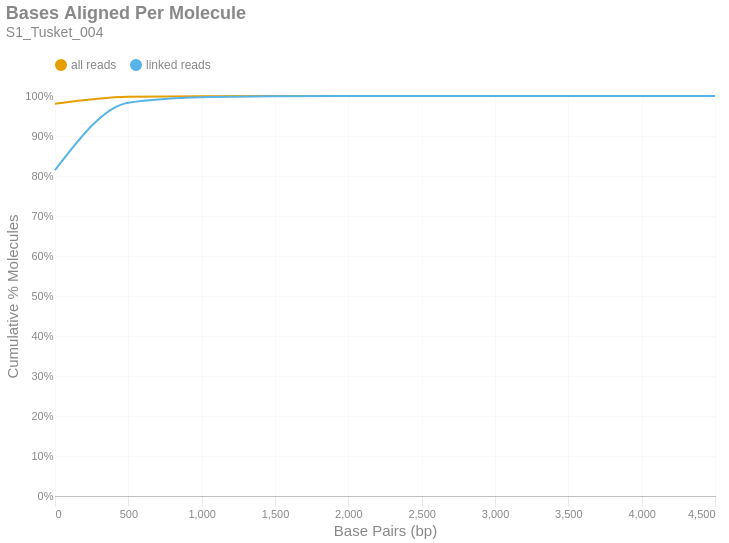

Write notebook code for a chart like this one.
### Markdown cell above
### Bases Aligned Per Molecule
This is a cumulative frequency distribution showing the number of base pairs aligned per unique molecule. These data are shown in 500 bp bins. There are two distributions: one with `all reads` (yellow) and another with only `linked reads` (blue). The percent of molecules in the `linked reads` distribution is relative to the total number of linked molecules.

### Code cell
if SKIPLR:
    print_html(f"Skipped")
else:
    binned_df = consolidated_hist(valids['aligned_bp'], mask, 500, True)
    with SafeRender(binned_df):
        (
            density_plot(binned_df, 'Bases Aligned Per Molecule', samplename, 'basesper')
            .encode(
                x=alt.X('bin:Q', title="Base Pairs (bp)").axis(tickMinStep=500).scale(padding=0),
                y=alt.Y('value:Q', title='Cumulative % Molecules')
                    .axis(format='%')
                    .scale(domain = [0,1])
                    .stack(False),
                color=alt.Color("key:N").scale(domain = ["all reads", "linked reads"]),
                tooltip = [
                    alt.Tooltip("key:N", title = "Data Type"),
                    alt.Tooltip("range_label:N", title="Bases Aligned Per Molecule"),
                    alt.Tooltip("value:Q", format = ".2%", title="% Molecules (Cum.)")
                ]
            )
        ).display()

### Figure 1 — Vega-Lite specification as saved in the notebook (floating-point values rounded to 4 significant figures)
{"width": "container", "height": 400, "config": {"title": {"anchor": "start", "dy": -15, "fontSize": 18, "color": "#888888", "subtitleColor": "#888888", "subtitleFontSize": 14}, "arc": {"fill": "#0072B2"}, "axis": {"domainColor": "#888888", "domainWidth": 0.5, "gridWidth": 0.2, "grid": false, "titleFontWeight": 400, "titleFontSize": 15, "labelFontSize": 11, "labelColor": "#888888", "tickColor": "#888888", "tickWidth": 0.2, "titleColor": "#888888"}, "axisBand": {"grid": false}, "axisX": {"grid": true, "tickSize": 10, "domainCap": "round"}, "axisY": {"domain": false, "grid": true, "tickSize": 0, "domainCap": "round"}, "background": "transparent", "header": {"labelFontSize": 15, "labelColor": "#888888", "titleFontSize": 15, "titleFontWeight": 600, "titleColor": "#888888"}, "legend": {"labelFont": "sans-serif", "labelFontSize": 12, "labelColor": "#888888", "symbolSize": 100, "symbolType": "circle", "titleFontSize": 12, "titlePadding": 10, "titleColor": "#888888", "title": null, "orient": "top"}, "range": {"category": ["#E69F00", "#56B4E9", "#009E73", "#F0E442", "#0072B2", "#D55E00", "#CC79A7", "#000000"], "diverging": ["#cfe8f3", "#a2d4ec", "#73bfe2", "#46abdb", "#1696d2", "#12719e"]}, "area": {"fill": "#0072B2", "fillOpacity": 0.7, "line": true, "strokeOpacity": 0.7}, "line": {"color": "#0072B2", "stroke": "#0072B2", "strokeWidth": 2}, "trail": {"color": "#0072B2", "stroke": "#0072B2", "strokeWidth": 0, "size": 1}, "point": {"filled": true, "fillOpacity": 1.0, "size": 95}, "text": {"color": "#888888", "fontSize": 11, "align": "right", "fontWeight": 400, "size": 11}, "bar": {"fill": "#0072B2", "stroke": null}, "view": {"stroke": null, "continuousWidth": 660, "continuousHeight": 400}}, "data": {"name": "data-6ceca2d93a4afe72a640330b831fdbbf"}, "mark": {"type": "line", "interpolate": "monotone", "point": {"opacity": 0, "size": 275}}, "encoding": {"color": {"field": "key", "scale": {"domain": ["all reads", "linked reads"]}, "type": "nominal"}, "tooltip": [{"field": "key", "title": "Data Type", "type": "nominal"}, {"field": "range_label", "title": "Bases Aligned Per Molecule", "type": "nominal"}, {"field": "value", "format": ".2%", "title": "% Molecules (Cum.)", "type": "quantitative"}], "x": {"axis": {"tickMinStep": 500}, "field": "bin", "scale": {"padding": 0}, "title": "Base Pairs (bp)", "type": "quantitative"}, "y": {"axis": {"format": "%"}, "field": "value", "scale": {"domain": [0, 1]}, "stack": false, "title": "Cumulative % Molecules", "type": "quantitative"}}, "params": [{"name": "param_c36ac31b6afebe62", "select": {"type": "point", "fields": ["key"]}, "bind": "legend"}], "title": {"text": "Bases Aligned Per Molecule", "subtitle": "S1_Tusket_004"}, "transform": [{"fold": ["all reads (cumsum)", "linked reads (cumsum)"]}, {"calculate": "replace(datum.key, ' (cumsum)', '')", "as": "key"}, {"filter": {"param": "param_c36ac31b6afebe62"}}], "usermeta": {"embedOptions": {"downloadFileName": "S1_Tusket_004.basesper"}}, "$schema": "https://vega.github.io/schema/vega-lite/v6.1.0.json", "datasets": {"data-6ceca2d93a4afe72a640330b831fdbbf": [{"bin": "0.0", "interval": "0.0-500.0", "all reads": 0.9808, "linked reads": 0.8145, "all reads (cumsum)": 0.9808, "linked reads (cumsum)": 0.8145, "range_label": "0-499"}, {"bin": "500.0", "interval": "500.0-1000.0", "all reads": 0.01755, "linked reads": 0.1689, "all reads (cumsum)": 0.9983, "linked reads (cumsum)": 0.9834, "range_label": "500-999"}, {"bin": "1000.0", "interval": "1000.0-1500.0", "all reads": 0.001383, "linked reads": 0.01352, "all reads (cumsum)": 0.9997, "linked reads (cumsum)": 0.9969, "range_label": "1000-1499"}, {"bin": "1500.0", "interval": "1500.0-2000.0", "all reads": 0.0002314, "linked reads": 0.002288, "all reads (cumsum)": 0.9999, "linked reads (cumsum)": 0.9992, "range_label": "1500-1999"}, {"bin": "2000.0", "interval": "2000.0-2500.0", "all reads": 6.26e-05, "linked reads": 0.0006189, "all reads (cumsum)": 1.0, "linked reads (cumsum)": 0.9998, "range_label": "2000-2499"}, {"bin": "2500.0", "interval": "2500.0-3000.0", "all reads": 1.435e-05, "linked reads": 0.0001419, "all reads (cumsum)": 1.0, "linked reads (cumsum)": 0.9999, "range_label": "2500-2999"}, {"bin": "3000.0", "interval": "3000.0-3500.0", "all reads": 2.767e-06, "linked reads": 2.736e-05, "all reads (cumsum)": 1.0, "linked reads (cumsum)": 1.0, "range_label": "3000-3499"}, {"bin": "3500.0", "interval": "3500.0-4000.0", "all reads": 1.902e-06, "linked reads": 1.881e-05, "all reads (cumsum)": 1.0, "linked reads (cumsum)": 1.0, "range_label": "3500-3999"}, {"bin": "4000.0", "interval": "4000.0-4500.0", "all reads": 5.188e-07, "linked reads": 5.129e-06, "all reads (cumsum)": 1.0, "linked reads (cumsum)": 1.0, "range_label": "4000-4499"}, {"bin": "4500.0", "interval": "4500.0-5000.0", "all reads": 3.459e-07, "linked reads": 3.419e-06, "all reads (cumsum)": 1.0, "linked reads (cumsum)": 1.0, "range_label": "4500-4999"}]}}
